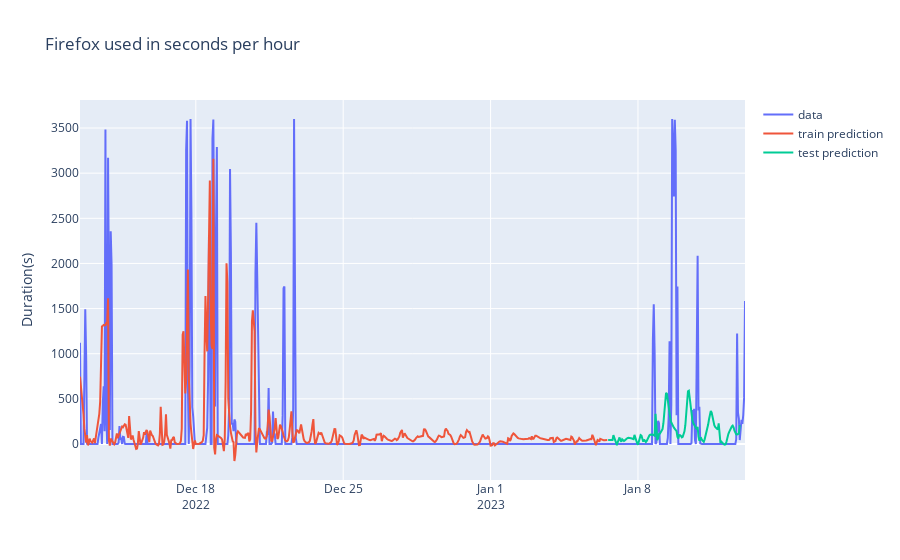

Notebook cell for this chart:
### Code cell
model, history = train_model(X_train, y_train)
train_pred = scaler.inverse_transform(model.predict(X_train, verbose=0))
test_pred = scaler.inverse_transform(model.predict(X_test, verbose=0))
layout = go.Layout(
    title='Firefox used in seconds per hour',
#     xaxis={'title':'Date'},
    yaxis={'title':'Duration(s)'}
)
temp = df_1.groupby(pd.Grouper(key='Start', freq='H'))['Time_diff_sec'].sum().reset_index()
fig = go.Figure([
    go.Scatter(x=temp['Start'], y=temp['Time_diff_sec'].values, name='data'),
    go.Scatter(x=temp['Start'].iloc[:train_size], y=train_pred[:,0], name='train prediction'),
    go.Scatter(x=temp['Start'].iloc[train_size:], y=test_pred[:,0], name='test prediction')
], layout=layout)
fig.show()

### Figure 1 — Plotly figure (JSON) as saved in the notebook; plotly's stock layout.template omitted (floating-point values rounded to 4 significant figures; data arrays with more than 128 entries replaced by an {"elided": "..."} marker saying what was removed)
{"data": [{"name": "data", "type": "scatter", "x": {"elided": "759 str values"}, "y": {"elided": "759 float values"}}, {"name": "train prediction", "type": "scatter", "x": {"elided": "602 str values"}, "y": {"elided": "602 float values"}}, {"name": "test prediction", "type": "scatter", "x": {"elided": "157 str values"}, "y": {"elided": "151 float values"}}], "layout": {"title": {"text": "Firefox used in seconds per hour"}, "yaxis": {"title": {"text": "Duration(s)"}}}}
